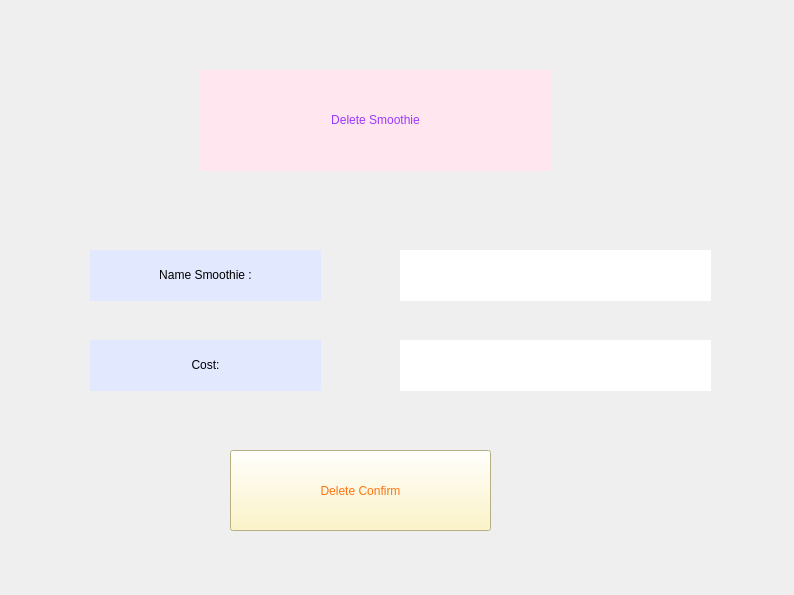
<?xml version="1.0" encoding="UTF-8"?>
<ui version="4.0">
 <class>Form</class>
 <widget class="QWidget" name="Form">
  <property name="geometry">
   <rect>
    <x>0</x>
    <y>0</y>
    <width>794</width>
    <height>595</height>
   </rect>
  </property>
  <property name="windowTitle">
   <string>Form</string>
  </property>
  <widget class="QLabel" name="label">
   <property name="geometry">
    <rect>
     <x>200</x>
     <y>70</y>
     <width>351</width>
     <height>101</height>
    </rect>
   </property>
   <property name="styleSheet">
    <string notr="true">font: 50pt &quot;Playbill&quot;;
background-color: rgb(255, 230, 239);
color: rgb(156, 56, 255);</string>
   </property>
   <property name="text">
    <string>&lt;html&gt;&lt;head/&gt;&lt;body&gt;&lt;p align=&quot;center&quot;&gt;Delete Smoothie&lt;/p&gt;&lt;/body&gt;&lt;/html&gt;</string>
   </property>
  </widget>
  <widget class="QLabel" name="label_2">
   <property name="geometry">
    <rect>
     <x>90</x>
     <y>250</y>
     <width>231</width>
     <height>51</height>
    </rect>
   </property>
   <property name="styleSheet">
    <string notr="true">font: 20pt &quot;Tw Cen MT Condensed Extra Bold&quot;;
background-color: rgb(226, 233, 255);
</string>
   </property>
   <property name="text">
    <string>&lt;html&gt;&lt;head/&gt;&lt;body&gt;&lt;p align=&quot;center&quot;&gt;Name Smoothie :&lt;/p&gt;&lt;/body&gt;&lt;/html&gt;</string>
   </property>
  </widget>
  <widget class="QLabel" name="label_3">
   <property name="geometry">
    <rect>
     <x>90</x>
     <y>340</y>
     <width>231</width>
     <height>51</height>
    </rect>
   </property>
   <property name="styleSheet">
    <string notr="true">font: 20pt &quot;Tw Cen MT Condensed Extra Bold&quot;;
background-color: rgb(226, 233, 255);
</string>
   </property>
   <property name="text">
    <string>&lt;html&gt;&lt;head/&gt;&lt;body&gt;&lt;p align=&quot;center&quot;&gt;Cost:&lt;/p&gt;&lt;/body&gt;&lt;/html&gt;</string>
   </property>
  </widget>
  <widget class="QLabel" name="label_4">
   <property name="geometry">
    <rect>
     <x>400</x>
     <y>250</y>
     <width>311</width>
     <height>51</height>
    </rect>
   </property>
   <property name="styleSheet">
    <string notr="true">background-color: rgb(255, 255, 255);
font: 18pt &quot;Tw Cen MT Condensed Extra Bold&quot;;</string>
   </property>
   <property name="text">
    <string/>
   </property>
  </widget>
  <widget class="QLabel" name="label_5">
   <property name="geometry">
    <rect>
     <x>400</x>
     <y>340</y>
     <width>311</width>
     <height>51</height>
    </rect>
   </property>
   <property name="styleSheet">
    <string notr="true">background-color: rgb(255, 255, 255);
font: 18pt &quot;Tw Cen MT Condensed Extra Bold&quot;;</string>
   </property>
   <property name="text">
    <string/>
   </property>
  </widget>
  <widget class="QPushButton" name="pushButton">
   <property name="geometry">
    <rect>
     <x>230</x>
     <y>450</y>
     <width>261</width>
     <height>81</height>
    </rect>
   </property>
   <property name="styleSheet">
    <string notr="true">font: 24pt &quot;Tw Cen MT Condensed Extra Bold&quot;;
color:rgb(255, 116, 17);
background-color: rgb(255, 245, 184);</string>
   </property>
   <property name="text">
    <string>Delete Confirm</string>
   </property>
  </widget>
  <widget class="QLabel" name="label_6">
   <property name="geometry">
    <rect>
     <x>-210</x>
     <y>-100</y>
     <width>1161</width>
     <height>731</height>
    </rect>
   </property>
   <property name="styleSheet">
    <string notr="true">background-image: url(:/newPrefix/f.jpg);</string>
   </property>
   <property name="text">
    <string/>
   </property>
  </widget>
  <zorder>label_6</zorder>
  <zorder>label</zorder>
  <zorder>label_2</zorder>
  <zorder>label_3</zorder>
  <zorder>label_4</zorder>
  <zorder>label_5</zorder>
  <zorder>pushButton</zorder>
 </widget>
 <resources>
  <include location="../JPEG/1.qrc"/>
 </resources>
 <connections/>
</ui>
